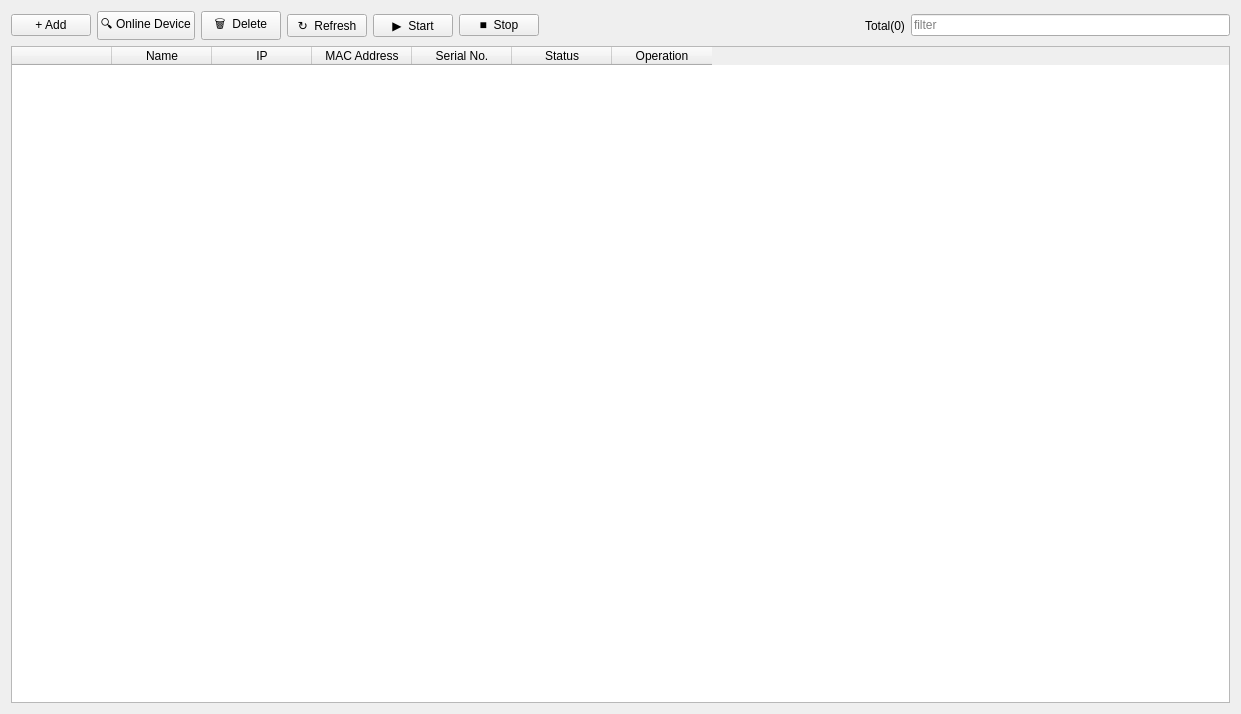
<?xml version="1.0" encoding="UTF-8"?>
<ui version="4.0">
 <class>Form</class>
 <widget class="QWidget" name="Form">
  <property name="geometry">
   <rect>
    <x>0</x>
    <y>0</y>
    <width>1241</width>
    <height>714</height>
   </rect>
  </property>
  <property name="windowTitle">
   <string>Form</string>
  </property>
  <layout class="QVBoxLayout" name="verticalLayout">
   <item>
    <layout class="QHBoxLayout" name="horizontalLayout">
     <item>
      <widget class="QPushButton" name="btn_add_device">
       <property name="text">
        <string>+ Add</string>
       </property>
      </widget>
     </item>
     <item>
      <widget class="QPushButton" name="btn_find_online_devices">
       <property name="text">
        <string>🔍 Online Device</string>
       </property>
      </widget>
     </item>
     <item>
      <widget class="QPushButton" name="btn_delete_device">
       <property name="text">
        <string>🗑  Delete</string>
       </property>
      </widget>
     </item>
     <item>
      <widget class="QPushButton" name="btn_refresh_device">
       <property name="text">
        <string>↻  Refresh</string>
       </property>
      </widget>
     </item>
     <item>
      <widget class="QPushButton" name="btn_start_device">
       <property name="text">
        <string>▶  Start</string>
       </property>
      </widget>
     </item>
     <item>
      <widget class="QPushButton" name="btn_stop_device">
       <property name="text">
        <string>■  Stop</string>
       </property>
      </widget>
     </item>
     <item>
      <spacer name="horizontalSpacer">
       <property name="orientation">
        <enum>Qt::Horizontal</enum>
       </property>
       <property name="sizeHint" stdset="0">
        <size>
         <width>40</width>
         <height>20</height>
        </size>
       </property>
      </spacer>
     </item>
     <item>
      <widget class="QLabel" name="lbl_total_find">
       <property name="enabled">
        <bool>true</bool>
       </property>
       <property name="text">
        <string>Total(0)</string>
       </property>
      </widget>
     </item>
     <item>
      <widget class="QLineEdit" name="lineEdit">
       <property name="inputMask">
        <string/>
       </property>
       <property name="dragEnabled">
        <bool>false</bool>
       </property>
       <property name="placeholderText">
        <string>filter</string>
       </property>
      </widget>
     </item>
    </layout>
   </item>
   <item>
    <widget class="QTableWidget" name="tableWidget">
     <column>
      <property name="text">
       <string/>
      </property>
     </column>
     <column>
      <property name="text">
       <string>Name</string>
      </property>
     </column>
     <column>
      <property name="text">
       <string>IP</string>
      </property>
     </column>
     <column>
      <property name="text">
       <string>MAC Address</string>
      </property>
     </column>
     <column>
      <property name="text">
       <string>Serial No.</string>
      </property>
     </column>
     <column>
      <property name="text">
       <string>Status</string>
      </property>
     </column>
     <column>
      <property name="text">
       <string>Operation</string>
      </property>
     </column>
    </widget>
   </item>
  </layout>
 </widget>
 <resources/>
 <connections/>
</ui>
